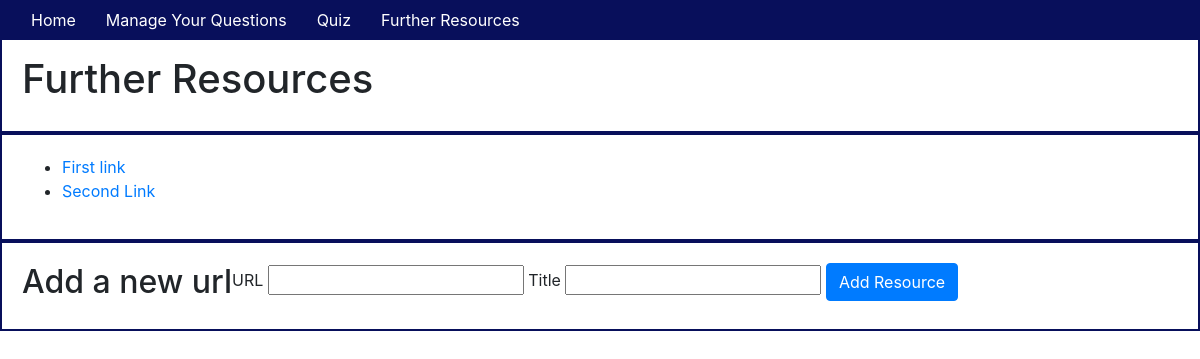
Page /further_resources on the earlier database version.
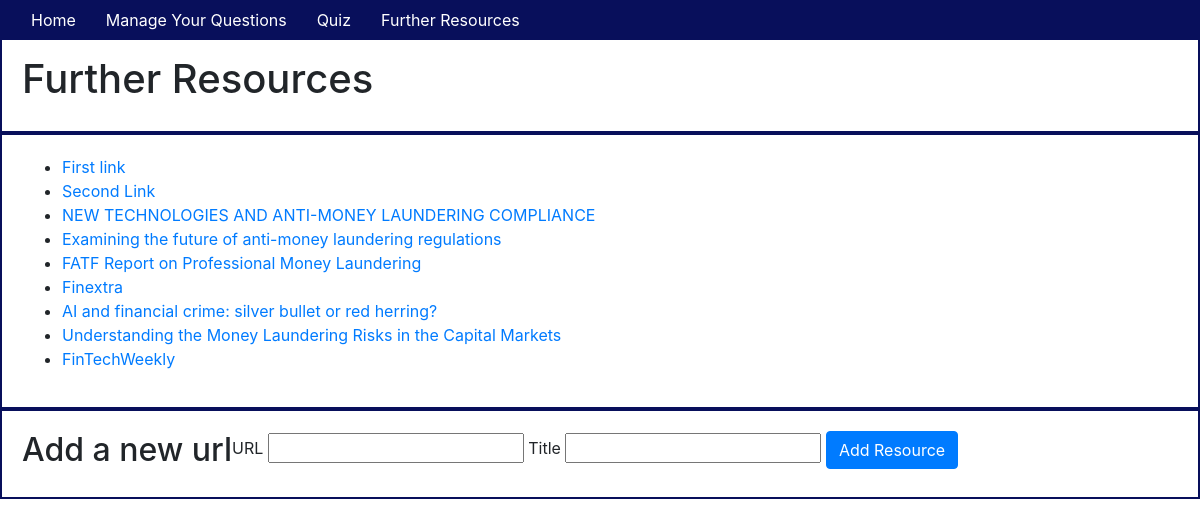
Same page on the later database version.
### app/models.py (models this page shows, shortened)
class Resource(db.Model):
    id = db.Column(db.Integer, primary_key=True)
    title = db.Column(db.String(64), index=True)
    url = db.Column(db.String(64)) #workaround to deal with the utils problem

### app/routes.py (the view)
@app.route('/further_resources')
def show_further_resources():
    resources = Resource.query.all()
    return render_template('further_resources.html', title='Further Resources', resources=resources)

### app/templates/further_resources.html
{% extends "base.html" %} {% block content %}
<div class="container-fluid">
    <div class="row">
        <h1>Further Resources</h1>
    </div>
    <div class="row">
        <ul>
            {% for resource in resources %}
            <li><a href="{{resource.url}}" target="_blank">{{resource.title}}</a>
            </li>
            {% endfor %}
        </ul>
    </div>
    <div class="row">
        <h2>Add a new url</h2>
        <br>
        <form action="/further_resources" method="POST">
            <label for="new_url">URL</label>
            <input type="text" name="new_url" id="new_url" required />
            <label for="new_title">Title</label>
            <input type="text" name="new_title" id="new_title" required />
            <button type="submit" class="btn btn-primary" value="Add Resource">Add Resource</button>
        </form>
    </div>
</div>
{% endblock %}

### app/templates/base.html (shortened to what this page needs)
<!DOCTYPE html>
<html lang="en">
<head>
    <link rel="stylesheet" href="../static/css/styles.css">
    <link rel="stylesheet" href="https://stackpath.bootstrapcdn.com/bootstrap/4.4.1/css/bootstrap.min.css">
</head>
<body>
    <div class="header">
        <nav class="navbar fixed-top navbar-expand-sm">
            <div class="collapse navbar-collapse" id="navbarMenu">
                <ul class="navbar-nav">
                    <li><a href="/home">Home</a></li>
                    <li><a href="/manage">Manage Your Questions</a></li>
                    <li><a href="/quiz">Quiz</a></li>
                    <li><a href="/further_resources">Further Resources</a></li>
                </ul>
            </div>
        </nav>
    </div>
    <hr> {% block content %}{% endblock %}
</body>
</html>

### app/static/css/styles.css (style rules this page uses)
nav { background-color: #080F5B; }
nav a { color: white; padding: 15px }
.navbar-nav { list-style-type: none; }
.row { padding: 20px; border: solid #080F5B 2px; }

Differences in the rows shown:
added Resource: title "NEW TECHNOLOGIES AND ANTI-MONEY LAUNDERING COMPLIANCE"
added Resource: title "Examining the future of anti-money laundering regulations"
added Resource: title "FATF Report on Professional Money Laundering"
added Resource: title "Finextra"
added Resource: title "AI and financial crime: silver bullet or red herring?"
added Resource: title "Understanding the Money Laundering Risks in the Capital Markets"
added Resource: title "FinTechWeekly"
